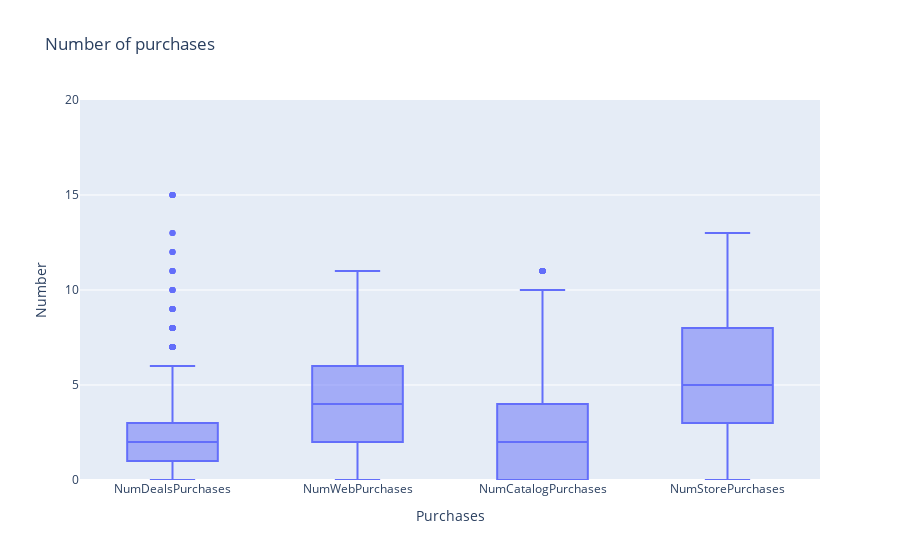

The notebook cell this image was saved under:
### Markdown cell above
## Observation:
From the above bar chat shown that Spain has the higest Income and the highest Totl Expenditure follow by South Africa and Montengo has the least Income and Total Expenditure.

### Code cell
#Statistical analysis using boxplot to get insight on Number of purchases
df_mpurchase=df_m.iloc[:,15:19]
px.box(df_mpurchase,range_y=[0,20] ,labels=dict(variable='Purchases',
                                        value='Number'),title="Number of purchases")

### Figure 1 — Plotly figure (JSON) as saved in the notebook; plotly's stock layout.template omitted (floating-point values rounded to 4 significant figures; data arrays with more than 128 entries replaced by an {"elided": "..."} marker saying what was removed)
{"data": [{"alignmentgroup": "True", "hovertemplate": "Purchases=%{x}<br>Number=%{y}<extra></extra>", "legendgroup": "", "marker": {"color": "#636efa"}, "name": "", "notched": false, "offsetgroup": "", "orientation": "v", "showlegend": false, "type": "box", "x": {"elided": "8944 str values"}, "x0": " ", "xaxis": "x", "y": {"elided": "8944 int values"}, "y0": " ", "yaxis": "y"}], "layout": {"boxmode": "group", "legend": {"tracegroupgap": 0}, "title": {"text": "Number of purchases"}, "xaxis": {"anchor": "y", "domain": [0, 1], "title": {"text": "Purchases"}}, "yaxis": {"anchor": "x", "domain": [0, 1], "range": [0, 20], "title": {"text": "Number"}}}}
